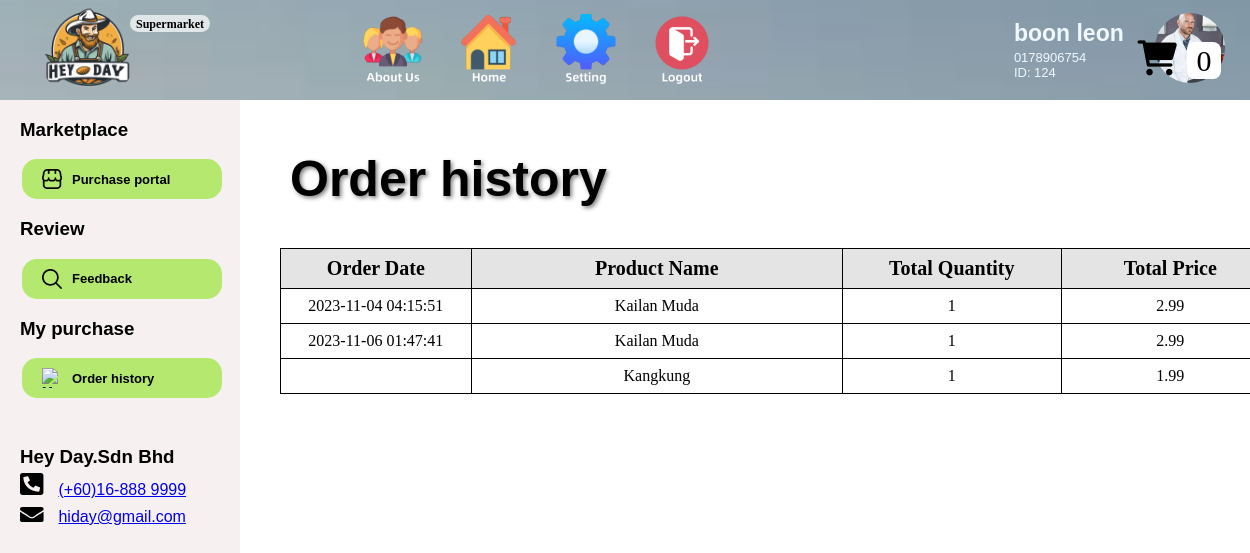
/orderhistory.php (signed in), run on the app's committed database.
### tables this page shows
CREATE TABLE IF NOT EXISTS `users` (
  `userid` int NOT NULL AUTO_INCREMENT,
  `usertype` varchar(20) DEFAULT NULL,
  `username` varchar(255) DEFAULT NULL,
  `password` varchar(255) DEFAULT NULL,
  `email` varchar(255) DEFAULT NULL,
  `phonenumber` varchar(100) DEFAULT NULL,
  `fullname` varchar(150) DEFAULT NULL,
  `country` varchar(100) DEFAULT NULL,
  `postcode` int DEFAULT NULL,
  `state` varchar(100) DEFAULT NULL,
  `city` varchar(100) DEFAULT NULL,
  `addressline` text,
  `userpic` varchar(255) DEFAULT NULL,
  `verificationcode` varchar(255) DEFAULT NULL,
  PRIMARY KEY (`userid`)
);

CREATE TABLE IF NOT EXISTS `orders` (
  `order_id` int NOT NULL AUTO_INCREMENT,
  `user_id` int DEFAULT NULL,
  `product_id` int DEFAULT NULL,
  `cart_id` int NOT NULL,
  `paymentname` varchar(255) DEFAULT NULL,
  `paymentphonenumber` varchar(255) DEFAULT NULL,
  `paymentemail` varchar(255) DEFAULT NULL,
  `paymentaddress` varchar(255) DEFAULT NULL,
  `method` varchar(50) DEFAULT NULL,
  `total_quantity` decimal(10,0) DEFAULT NULL,
  `total_price` decimal(10,2) DEFAULT NULL,
  `date` datetime NOT NULL DEFAULT CURRENT_TIMESTAMP,
  PRIMARY KEY (`order_id`),
  KEY `user_id` (`user_id`),
  KEY `product_id` (`product_id`),
  KEY `cart_id` (`cart_id`)
);

CREATE TABLE IF NOT EXISTS `product` (
  `product_ID` int NOT NULL AUTO_INCREMENT,
  `userid` int DEFAULT NULL,
  `coverPhoto` varchar(255) DEFAULT NULL,
  `image1` varchar(255) DEFAULT NULL,
  `video_button` varchar(255) DEFAULT NULL,
  `product_name` varchar(100) DEFAULT NULL,
  `product_description` text,
  `product_price` decimal(10,2) DEFAULT NULL,
  `product_stock` int DEFAULT NULL,
  `product_weight` decimal(60,0) DEFAULT NULL,
  PRIMARY KEY (`product_ID`),
  KEY `userid` (`userid`)
);

### orderhistory.php (the view, shortened to what this page needs)
<?php
include 'conn.php';
$userId = $_SESSION['user_id'];
$query = "SELECT o.date, p.product_name, o.total_quantity, (o.total_quantity * p.product_price) AS total_price
          FROM orders o
          JOIN product p ON o.product_id = p.product_ID
          WHERE o.user_id = $userId
          ORDER BY o.date";
$result = mysqli_query($con, $query);
$previousDate = null;
$host = 'localhost';
$dbname = 'webdevelopment';
$dbusername = 'root';
$dbpassword = '';
try {
    $pdo = new PDO("mysql:host=$host;dbname=$dbname", $dbusername, $dbpassword);
    $pdo->setAttribute(PDO::ATTR_ERRMODE, PDO::ERRMODE_EXCEPTION);
    $userId = $_SESSION["user_id"];
    $query = "SELECT userpic FROM users WHERE userid = :id;";
    $stmt = $pdo->prepare($query);
    $stmt->bindParam(":id", $userId);
    $stmt->execute();
    if ($stmt->rowCount() > 0) {
        $row = $stmt->fetch(PDO::FETCH_ASSOC);
        if (isset($row['userpic'])) {
            $userProfilePicture = $row['userpic'];
        }
    }
    $query = "SELECT username, phonenumber FROM users WHERE userid = :id;";
    $stmt = $pdo->prepare($query);
    $stmt->bindParam(":id", $userId);
    $stmt->execute();
    if ($stmt->rowCount() > 0) {
        $row = $stmt->fetch(PDO::FETCH_ASSOC);
        if (isset($row['username'])) {
            $username = $row['username'];
        }
        if (isset($row['phonenumber'])) {
            $userPhone = $row['phonenumber'];
        }
    } else {
        $username = 'John Sinar';
        $userPhone = '(+601) 18 888 9988';
    }
} catch (PDOException $e) {
    die("Connection failed: " . $e->getMessage());
}
?>
<!DOCTYPE html>
<html lang="en">
<head>
    <link rel="stylesheet" href="https://cdnjs.cloudflare.com/ajax/libs/font-awesome/6.0.0/css/all.min.css">
    <link rel="stylesheet" href="orderhistory.css">
</head>
<body>
    <header class="header-main">
        <div class="header-main-logo">
            <img src="Image/logo.png" alt="HeyDaylogo">
            <div class="farmerbackground"></div>
            <div class="farmerword">Supermarket</div>
            <nav class="header-main-topNav">
                <ul>
                    <li><a href="supermarket_about_us.php"><img src="Image/AboutUs_icon.png"></a></li>
                    <li><a href="product.php"><img src="Image/home_icon.png"></a></li>
                    <li><a href="setting(buyer).php"><img src="Image/setting_icon.png"></a></li>
                    <li><a href="./logout.php"> <img src="./farmer_item_pic/logout.png"></a></li>
                </ul>
            </nav>
            <?php
            $select_rows = mysqli_query($con, "SELECT * FROM `cart`") or die('query failed');
            $row_count = mysqli_num_rows($select_rows);
            ?>
            <a href="cart.php" class="cart-icon"><i class="fas fa-cart-shopping"></i><span><?php echo $row_count; ?></span></a>
        </div>
        <div class="header-main-profile">
            <ul>
                <li><div id="userName"><?php echo $username; ?></div></li>
                <li><div id="userPhone"><?php echo $userPhone; ?></div></li>
                <li><div id="userId">ID: <?php echo $userId; ?></div></li>
            </ul>
            <div class="header-main-profile-logo"><img src="<?php echo $userProfilePicture; ?>" alt="UserProfile"></div>
        </div>
    </header>
    <aside class="sidebar">
        <div class="sidebar-features">
            <nav>
                <div>
                    <h3>Marketplace</h3>
                    <button class="marketPlace" onclick="window.location.href='product.php?'">
                        <img src="Image/market place.png" alt="Purchase Portal">
                        <span>Purchase portal</span>
                    </button>
                </div>
                <div>
                    <h3>Review</h3>
                    <button class="review" onclick="window.location.href='supermarket_feedback.php?'">
                        <img src="Image/feedback.png" alt="Feedback">
                        Feedback
                    </button>
                </div>
                <div>
                    <h3>My purchase</h3>
                    <button class="myPurchase" onclick="window.location.href='orderhistory.php?'">
                        <img src="Image/purchase history.png" alt="My purchase">
                        Order history
                    </button>
                </div>
            </nav>
        </div>
        <div class="sidebar-companyInfo">
            <h3>Hey Day.Sdn Bhd</h3>
            <div class="sidebar-companyInfo-phoneNum">
                <img src="Image/phone_icon.svg" alt="HidayPhoneNum">
                <a class="heyday-phone" href="https://wa.link/58qs5p" target="_blank">(+60)16-888 9999</a>
            </div>
            <div class="sidebar-companyInfo-email">
                <img src="Image/email_icon.svg" alt="HidayEmail">
                <a class="heyday-email" href="mailto:hiday@gmail.com">hiday@gmail.com</a>
            </div>
        </div>
    </aside>
    <form method="post" action="orderhistory.php" enctype="multipart/form-data">
        <div class="content-frame">
            <div class="title-addnewitem">Order history</div> <br>
            <table class="product-table">
                <tr>
                    <th>Order Date</th>
                    <th>Product Name</th>
                    <th>Total Quantity</th>
                    <th>Total Price</th>
                </tr>
                <?php
                while ($row = mysqli_fetch_assoc($result)) {
                    echo "<tr>";
                    if ($row['date'] != $previousDate) {
                        echo "<td>" . $row['date'] . "</td>";
                        $previousDate = $row['date'];
                    } else {
                        echo "<td></td>";
                    }
                    echo "<td>" . $row['product_name'] . "</td>";
                    echo "<td>" . $row['total_quantity'] . "</td>";
                    echo "<td>" . $row['total_price'] . "</td>";
                    echo "</tr>";
                }
                ?>
            </table>
        </div>
    </form>
</body>
</html>

### orderhistory.css (style rules this page uses)
body { margin: 0; }
.header-main { width: 100%; height: 100px; display: flex; justify-content: space-between; background-image: url("Image/upper_frame.jpg"); background-repeat: no-repeat; background-size: cover; background-position: center -310px; background-attachment: fixed; position: fixed; z-index: 99; }
.header-main-logo { width: fit-content; height: 100%; padding-left: 3vw; display: flex; }
.header-main-logo img { width: 100px; height: 100px; border-radius: 50%; object-fit: cover; align-self: center; }
.farmerbackground { position: absolute; top: 15px; left: 130px; border-radius: 10px; background-color: rgba(255, 255, 255, 0.7); width: 80px; height: 17px; }
.farmerword { position: absolute; left: 136px; top: 17px; font-size: 12px; font-weight: 800; color: var(--color-gray-200); display: inline-block; width: 46px; height: 17px; font-family: 'Montserrat'; }
.header-main-topNav { margin-left: 5vw; width: fit-content; height: 100%; }
.header-main-topNav ul { list-style: none; margin-left: 100px; margin-top: 10px; }
.header-main-topNav ul li { display: inline-block; padding-left: 1vw; }
.header-main-topNav ul li a img { width: 80px; height: 80px; }
.header-main-profile { width: fit-content; height: 100%; padding-right: 2vw; align-items: center; display: flex; column-gap: 2.5vw; ; }
.header-main-profile ul li { list-style: none; font-family: Arial, Helvetica, sans-serif; color: aliceblue; display: flex; flex-direction: column; align-items: flex-start; padding: 0; }
.header-main-profile ul li #userName { font-size: 23px; font-weight: 600; margin-bottom: 2.5px; text-align: right; }
.header-main-profile ul li #userPhone, .header-main-profile ul li #userId { font-size: 13px; font-weight: 500; text-align: right; }
.cart-icon { position: absolute; top: 0; margin-top: 40px; margin-left: 1100px; font-size: 35px; color: #000; text-decoration: none; }
.cart-icon span { padding: .1rem .6rem; border-radius: .5rem; background-color: #fff; font-size: 30px; margin-left: 10px; }
.sidebar { width: 240px; background-color: #f6f0f0; display: flex; flex-direction: column; position: fixed; z-index: 99; height: 100%; top: 100px; }
.sidebar h3 { font-family: Arial, Helvetica, sans-serif; font-weight: 900; }
.sidebar button { background-color: rgb(181, 232, 111); border: none; color: black; font-weight: 900; padding: 10px 20px; width: 200px; text-align: left; text-decoration: none; display: inline-block; font-size: 13px; margin: 4px 2px; cursor: pointer; border-radius: 15px; }
.sidebar-features, .sidebar-companyInfo { padding-left: 20px; }
.sidebar-companyInfo { padding-top: 25px; }
.sidebar-companyInfo a { cursor: pointer; }
.sidebar-features .marketPlace, .sidebar-features .review, .sidebar-features .myPurchase { display: flex; align-items: center; column-gap: 10px; }
.sidebar-features .marketPlace img, .sidebar-features .review img, .sidebar-features .myPurchase img { width: 20px; height: 20px; }
.sidebar-companyInfo { padding-bottom: 20px; font-family: Arial, Helvetica, sans-serif; font-weight: 600, }
.sidebar-companyInfo h3 { margin-bottom: 5px; }
.sidebar-companyInfo-phoneNum, .sidebar-companyInfo-email { padding-bottom: 8px; }
.sidebar-companyInfo-phoneNum img, .sidebar-companyInfo-email img { padding-right: 10px; }
.content-frame { position: absolute; top: 120px; left: 260px; width: 80%; height: 2000px; background-color: transparent; text-align: left; }
.title-addnewitem { margin-top: 30px; margin-left: 30px; flex-shrink: 0; font-weight: 800; display: inline-block; font-family: 'Montserrat', sans-serif; font-size: 50px; text-shadow: 2px 2px 4px rgba(0, 0, 0, 0.5); transition: transform 0.3s; }
.product-table { border-collapse: collapse; width: 100%; margin-top: 40px; margin-left: 20px; }
.product-table th, .product-table td { border: 1px solid black; padding: 8px; text-align: center; }
.product-table th { background-color: #e4e4e4; font-weight: bold; color: #000000; font-size: 20px; }
.product-table th:first-child, .product-table td:first-child { width: 120px; }
.product-table th:nth-child(2), .product-table td:nth-child(2) { width: 250px; }
.product-table th:nth-child(3), .product-table td:nth-child(3) { width: 140px; }
.product-table th:nth-child(4), .product-table td:nth-child(4) { width: 140px; }

### data on the page
users: username "boon leon", phonenumber "0178906754"
orders: date "2023-11-04 04:15:51", product.product_name "Kailan Muda", total_quantity "1", total_price "2.99"
orders: date "2023-11-06 01:47:41", product.product_name "Kailan Muda", total_quantity "1", total_price "2.99"
orders: product.product_name "Kangkung", total_quantity "1", total_price "1.99"

### other printed values
$row_count "0"
$userId "124"
